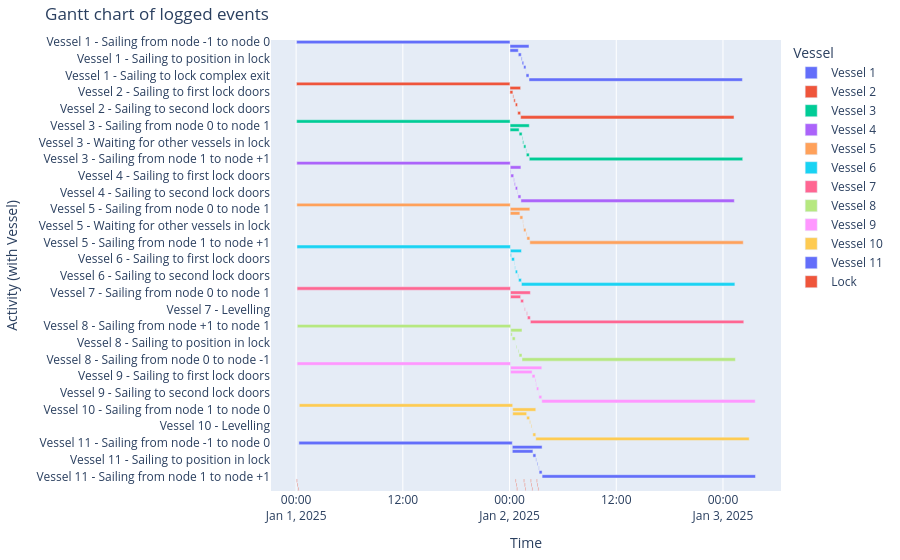

The cell this chart's notebook holds for it:
### Markdown cell above
#### Gantt chart of event table

### Code cell
df_eventtable = opentnsim.core.logutils.logbook2eventtable([*vessels, lock])
fig = generate_vessel_gantt_chart(df_eventtable)

### Figure 1 — Plotly figure (JSON) as saved in the notebook; plotly's stock layout.template omitted (floating-point values rounded to 4 significant figures)
{"data": [{"base": ["2025-01-01T00:02:59.091748000", "2025-01-02T00:02:59.091748000", "2025-01-02T00:02:59.091748000", "2025-01-02T00:58:59.141862000", "2025-01-02T01:18:59.141862000", "2025-01-02T01:24:39.314648000", "2025-01-02T01:35:27.910761000", "2025-01-02T01:50:28.000000000", "2025-01-02T01:51:16.596112000", "2025-01-02T02:11:16.596112000"], "hovertemplate": "object name=Vessel 1<br>start time=%{base}<br>stop time=%{x}<br>activity label=%{y}<extra></extra>", "legendgroup": "Vessel 1", "marker": {"color": "#636efa", "pattern": {"shape": ""}}, "name": "Vessel 1", "orientation": "h", "showlegend": true, "textposition": "auto", "type": "bar", "x": [86400000, 7697504, 3360050, 1200000, 340172, 648596, 900089, 48596, 1200000, 86400000], "xaxis": "x", "y": ["Vessel 1 - Sailing from node -1 to node 0", "Vessel 1 - Sailing from node 0 to node 1", "Vessel 1 - Waiting for lock operation", "Vessel 1 - Sailing to first lock doors", "Vessel 1 - Sailing to position in lock", "Vessel 1 - Waiting for other vessels in lock", "Vessel 1 - Levelling", "Vessel 1 - Sailing to second lock doors", "Vessel 1 - Sailing to lock complex exit", "Vessel 1 - Sailing from node 1 to node +1"], "yaxis": "y"}, {"base": ["2025-01-01T00:02:27.392402000", "2025-01-02T00:02:27.392402000", "2025-01-02T00:02:27.392402000", "2025-01-02T00:22:27.392402000", "2025-01-02T00:28:07.565188000", "2025-01-02T00:38:56.161300000", "2025-01-02T00:53:56.161300000", "2025-01-02T00:54:44.757412000", "2025-01-02T01:14:44.757412000"], "hovertemplate": "object name=Vessel 2<br>start time=%{base}<br>stop time=%{x}<br>activity label=%{y}<extra></extra>", "legendgroup": "Vessel 2", "marker": {"color": "#EF553B", "pattern": {"shape": ""}}, "name": "Vessel 2", "orientation": "h", "showlegend": true, "textposition": "auto", "type": "bar", "x": [86400000, 4337365, 1200000, 340172, 648596, 900000, 48596, 1200000, 86400000], "xaxis": "x", "y": ["Vessel 2 - Sailing from node +1 to node 1", "Vessel 2 - Sailing from node 1 to node 0", "Vessel 2 - Sailing to first lock doors", "Vessel 2 - Sailing to position in lock", "Vessel 2 - Waiting for other vessels in lock", "Vessel 2 - Levelling", "Vessel 2 - Sailing to second lock doors", "Vessel 2 - Sailing to lock complex exit", "Vessel 2 - Sailing from node 0 to node -1"], "yaxis": "y"}, {"base": ["2025-01-01T00:03:34.201066000", "2025-01-02T00:03:34.201066000", "2025-01-02T00:03:34.201066000", "2025-01-02T01:04:39.314649000", "2025-01-02T01:24:39.314649000", "2025-01-02T01:28:42.295211000", "2025-01-02T01:35:27.910761000", "2025-01-02T01:50:50.807775000", "2025-01-02T01:53:16.596112000", "2025-01-02T02:13:16.596112000"], "hovertemplate": "object name=Vessel 3<br>start time=%{base}<br>stop time=%{x}<br>activity label=%{y}<extra></extra>", "legendgroup": "Vessel 3", "marker": {"color": "#00cc96", "pattern": {"shape": ""}}, "name": "Vessel 3", "orientation": "h", "showlegend": true, "textposition": "auto", "type": "bar", "x": [86400000, 7782395, 3665113, 1200000, 242980, 405615, 900089, 145788, 1200000, 86400000], "xaxis": "x", "y": ["Vessel 3 - Sailing from node -1 to node 0", "Vessel 3 - Sailing from node 0 to node 1", "Vessel 3 - Waiting for lock operation", "Vessel 3 - Sailing to first lock doors", "Vessel 3 - Sailing to position in lock", "Vessel 3 - Waiting for other vessels in lock", "Vessel 3 - Levelling", "Vessel 3 - Sailing to second lock doors", "Vessel 3 - Sailing to lock complex exit", "Vessel 3 - Sailing from node 1 to node +1"], "yaxis": "y"}, {"base": ["2025-01-01T00:04:33.526756000", "2025-01-02T00:04:33.526756000", "2025-01-02T00:04:33.526756000", "2025-01-02T00:08:07.565188000", "2025-01-02T00:28:07.565188000", "2025-01-02T00:32:10.545750000", "2025-01-02T00:38:56.161300000", "2025-01-02T00:54:18.969076000", "2025-01-02T00:56:44.757413000", "2025-01-02T01:16:44.757413000"], "hovertemplate": "object name=Vessel 4<br>start time=%{base}<br>stop time=%{x}<br>activity label=%{y}<extra></extra>", "legendgroup": "Vessel 4", "marker": {"color": "#ab63fa", "pattern": {"shape": ""}}, "name": "Vessel 4", "orientation": "h", "showlegend": true, "textposition": "auto", "type": "bar", "x": [86400000, 4331230, 214038, 1200000, 242980, 405615, 900000, 145788, 1200000, 86400000], "xaxis": "x", "y": ["Vessel 4 - Sailing from node +1 to node 1", "Vessel 4 - Sailing from node 1 to node 0", "Vessel 4 - Waiting for lock operation", "Vessel 4 - Sailing to first lock doors", "Vessel 4 - Sailing to position in lock", "Vessel 4 - Waiting for other vessels in lock", "Vessel 4 - Levelling", "Vessel 4 - Sailing to second lock doors", "Vessel 4 - Sailing to lock complex exit", "Vessel 4 - Sailing from node 0 to node -1"], "yaxis": "y"}, {"base": ["2025-01-01T00:04:49.739476000", "2025-01-02T00:04:49.739476000", "2025-01-02T00:04:49.739476000", "2025-01-02T01:09:39.314649000", "2025-01-02T01:29:39.314649000", "2025-01-02T01:32:05.102986000", "2025-01-02T01:35:27.910761000", "2025-01-02T01:52:50.807775000", "2025-01-02T01:56:53.788337000", "2025-01-02T02:16:53.788337000"], "hovertemplate": "object name=Vessel 5<br>start time=%{base}<br>stop time=%{x}<br>activity label=%{y}<extra></extra>", "legendgroup": "Vessel 5", "marker": {"color": "#FFA15A", "pattern": {"shape": ""}}, "name": "Vessel 5", "orientation": "h", "showlegend": true, "textposition": "auto", "type": "bar", "x": [86400000, 7924048, 3889575, 1200000, 145788, 202807, 900089, 242980, 1200000, 86400000], "xaxis": "x", "y": ["Vessel 5 - Sailing from node -1 to node 0", "Vessel 5 - Sailing from node 0 to node 1", "Vessel 5 - Waiting for lock operation", "Vessel 5 - Sailing to first lock doors", "Vessel 5 - Sailing to position in lock", "Vessel 5 - Waiting for other vessels in lock", "Vessel 5 - Levelling", "Vessel 5 - Sailing to second lock doors", "Vessel 5 - Sailing to lock complex exit", "Vessel 5 - Sailing from node 1 to node +1"], "yaxis": "y"}, {"base": ["2025-01-01T00:05:44.510912000", "2025-01-02T00:05:44.510912000", "2025-01-02T00:05:44.510912000", "2025-01-02T00:13:07.565188000", "2025-01-02T00:33:07.565188000", "2025-01-02T00:35:33.353525000", "2025-01-02T00:38:56.161300000", "2025-01-02T00:56:18.969076000", "2025-01-02T01:00:21.949638000", "2025-01-02T01:20:21.949638000"], "hovertemplate": "object name=Vessel 6<br>start time=%{base}<br>stop time=%{x}<br>activity label=%{y}<extra></extra>", "legendgroup": "Vessel 6", "marker": {"color": "#19d3f3", "pattern": {"shape": ""}}, "name": "Vessel 6", "orientation": "h", "showlegend": true, "textposition": "auto", "type": "bar", "x": [86400000, 4477438, 443054, 1200000, 145788, 202807, 900000, 242980, 1200000, 86400000], "xaxis": "x", "y": ["Vessel 6 - Sailing from node +1 to node 1", "Vessel 6 - Sailing from node 1 to node 0", "Vessel 6 - Waiting for lock operation", "Vessel 6 - Sailing to first lock doors", "Vessel 6 - Sailing to position in lock", "Vessel 6 - Waiting for other vessels in lock", "Vessel 6 - Levelling", "Vessel 6 - Sailing to second lock doors", "Vessel 6 - Sailing to lock complex exit", "Vessel 6 - Sailing from node 0 to node -1"], "yaxis": "y"}, {"base": ["2025-01-01T00:06:22.129110000", "2025-01-02T00:06:22.129110000", "2025-01-02T00:06:22.129110000", "2025-01-02T01:14:39.314649000", "2025-01-02T01:34:39.314649000", "2025-01-02T01:40:28.000000000", "2025-01-02T01:54:50.807775000", "2025-01-02T02:00:30.980561000", "2025-01-02T02:20:30.980561000"], "hovertemplate": "object name=Vessel 7<br>start time=%{base}<br>stop time=%{x}<br>activity label=%{y}<extra></extra>", "legendgroup": "Vessel 7", "marker": {"color": "#FF6692", "pattern": {"shape": ""}}, "name": "Vessel 7", "orientation": "h", "showlegend": true, "textposition": "auto", "type": "bar", "x": [86400000, 8048851, 4097185, 1200000, 48596, 300000, 340172, 1200000, 86400000], "xaxis": "x", "y": ["Vessel 7 - Sailing from node -1 to node 0", "Vessel 7 - Sailing from node 0 to node 1", "Vessel 7 - Waiting for lock operation", "Vessel 7 - Sailing to first lock doors", "Vessel 7 - Sailing to position in lock", "Vessel 7 - Levelling", "Vessel 7 - Sailing to second lock doors", "Vessel 7 - Sailing to lock complex exit", "Vessel 7 - Sailing from node 1 to node +1"], "yaxis": "y"}, {"base": ["2025-01-01T00:08:12.568315000", "2025-01-02T00:08:12.568315000", "2025-01-02T00:08:12.568315000", "2025-01-02T00:18:07.565188000", "2025-01-02T00:38:07.565188000", "2025-01-02T00:43:56.161300000", "2025-01-02T00:58:18.969076000", "2025-01-02T01:03:59.141863000", "2025-01-02T01:23:59.141863000"], "hovertemplate": "object name=Vessel 8<br>start time=%{base}<br>stop time=%{x}<br>activity label=%{y}<extra></extra>", "legendgroup": "Vessel 8", "marker": {"color": "#B6E880", "pattern": {"shape": ""}}, "name": "Vessel 8", "orientation": "h", "showlegend": true, "textposition": "auto", "type": "bar", "x": [86400000, 4546573, 594996, 1200000, 48596, 300000, 340172, 1200000, 86400000], "xaxis": "x", "y": ["Vessel 8 - Sailing from node +1 to node 1", "Vessel 8 - Sailing from node 1 to node 0", "Vessel 8 - Waiting for lock operation", "Vessel 8 - Sailing to first lock doors", "Vessel 8 - Sailing to position in lock", "Vessel 8 - Levelling", "Vessel 8 - Sailing to second lock doors", "Vessel 8 - Sailing to lock complex exit", "Vessel 8 - Sailing from node 0 to node -1"], "yaxis": "y"}, {"base": ["2025-01-01T00:06:49.669908000", "2025-01-02T00:06:49.669908000", "2025-01-02T00:06:49.669908000", "2025-01-02T02:31:59.660221000", "2025-01-02T02:51:59.660221000", "2025-01-02T02:57:39.833008000", "2025-01-02T03:01:42.813570000", "2025-01-02T03:16:43.000000000", "2025-01-02T03:17:31.596112000", "2025-01-02T03:37:31.596112000"], "hovertemplate": "object name=Vessel 9<br>start time=%{base}<br>stop time=%{x}<br>activity label=%{y}<extra></extra>", "legendgroup": "Vessel 9", "marker": {"color": "#FF97FF", "pattern": {"shape": ""}}, "name": "Vessel 9", "orientation": "h", "showlegend": true, "textposition": "auto", "type": "bar", "x": [86400000, 12641926, 8709990, 1200000, 340172, 242980, 900186, 48596, 1200000, 86400000], "xaxis": "x", "y": ["Vessel 9 - Sailing from node -1 to node 0", "Vessel 9 - Sailing from node 0 to node 1", "Vessel 9 - Waiting for lock operation", "Vessel 9 - Sailing to first lock doors", "Vessel 9 - Sailing to position in lock", "Vessel 9 - Waiting for other vessels in lock", "Vessel 9 - Levelling", "Vessel 9 - Sailing to second lock doors", "Vessel 9 - Sailing to lock complex exit", "Vessel 9 - Sailing from node 1 to node +1"], "yaxis": "y"}, {"base": ["2025-01-01T00:21:11.223921000", "2025-01-02T00:21:11.223921000", "2025-01-02T00:21:11.223921000", "2025-01-02T01:55:30.891323000", "2025-01-02T02:15:30.891323000", "2025-01-02T02:26:11.064110000", "2025-01-02T02:36:11.064110000", "2025-01-02T02:36:59.660222000", "2025-01-02T02:56:59.660222000"], "hovertemplate": "object name=Vessel 10<br>start time=%{base}<br>stop time=%{x}<br>activity label=%{y}<extra></extra>", "legendgroup": "Vessel 10", "marker": {"color": "#FECB52", "pattern": {"shape": ""}}, "name": "Vessel 10", "orientation": "h", "showlegend": true, "textposition": "auto", "type": "bar", "x": [86400000, 9348436, 5659667, 1200000, 340172, 300000, 48596, 1200000, 86400000], "xaxis": "x", "y": ["Vessel 10 - Sailing from node +1 to node 1", "Vessel 10 - Sailing from node 1 to node 0", "Vessel 10 - Waiting for lock operation", "Vessel 10 - Sailing to first lock doors", "Vessel 10 - Sailing to position in lock", "Vessel 10 - Levelling", "Vessel 10 - Sailing to second lock doors", "Vessel 10 - Sailing to lock complex exit", "Vessel 10 - Sailing from node 0 to node -1"], "yaxis": "y"}, {"base": ["2025-01-01T00:18:35.156165000", "2025-01-02T00:18:35.156165000", "2025-01-02T00:18:35.156165000", "2025-01-02T02:37:39.833008000", "2025-01-02T02:57:39.833008000", "2025-01-02T03:06:43.000000000", "2025-01-02T03:17:05.807775000", "2025-01-02T03:19:31.596112000", "2025-01-02T03:39:31.596112000"], "hovertemplate": "object name=Vessel 11<br>start time=%{base}<br>stop time=%{x}<br>activity label=%{y}<extra></extra>", "legendgroup": "Vessel 11", "marker": {"color": "#636efa", "pattern": {"shape": ""}}, "name": "Vessel 11", "orientation": "h", "showlegend": true, "textposition": "auto", "type": "bar", "x": [86400000, 12056439, 8344676, 1200000, 242980, 300000, 145788, 1200000, 86400000], "xaxis": "x", "y": ["Vessel 11 - Sailing from node -1 to node 0", "Vessel 11 - Sailing from node 0 to node 1", "Vessel 11 - Waiting for lock operation", "Vessel 11 - Sailing to first lock doors", "Vessel 11 - Sailing to position in lock", "Vessel 11 - Levelling", "Vessel 11 - Sailing to second lock doors", "Vessel 11 - Sailing to lock complex exit", "Vessel 11 - Sailing from node 1 to node +1"], "yaxis": "y"}, {"base": ["2025-01-01T00:02:27.392402000", "2025-01-01T00:07:27.392402000", "2025-01-01T00:12:27.392402000", "2025-01-02T00:38:56.161300000", "2025-01-02T00:43:56.161300000", "2025-01-02T00:48:56.161300000", "2025-01-02T01:35:28.000000000", "2025-01-02T01:40:28.000000000", "2025-01-02T01:45:28.000000000", "2025-01-02T02:21:11.064110000", "2025-01-02T02:26:11.064110000", "2025-01-02T02:31:11.064110000", "2025-01-02T03:01:43.000000000", "2025-01-02T03:06:43.000000000", "2025-01-02T03:11:43.000000000"], "hovertemplate": "object name=Lock<br>start time=%{base}<br>stop time=%{x}<br>activity label=%{y}<extra></extra>", "legendgroup": "Lock", "marker": {"color": "#EF553B", "pattern": {"shape": ""}}, "name": "Lock", "orientation": "h", "showlegend": true, "textposition": "auto", "type": "bar", "x": [300000, 300000, 300000, 300000, 300000, 300000, 300000, 300000, 300000, 300000, 300000, 300000, 300000, 300000, 300000], "xaxis": "x", "y": ["Lock - Lock doors closing", "Lock - Lock chamber converting", "Lock - Lock doors opening", "Lock - Lock doors closing", "Lock - Lock chamber converting", "Lock - Lock doors opening", "Lock - Lock doors closing", "Lock - Lock chamber converting", "Lock - Lock doors opening", "Lock - Lock doors closing", "Lock - Lock chamber converting", "Lock - Lock doors opening", "Lock - Lock doors closing", "Lock - Lock chamber converting", "Lock - Lock doors opening"], "yaxis": "y"}], "layout": {"barmode": "overlay", "legend": {"title": {"text": "Vessel"}, "tracegroupgap": 0}, "margin": {"b": 20, "l": 20, "r": 20, "t": 40}, "title": {"text": "Gantt chart of logged events"}, "xaxis": {"anchor": "y", "domain": [0, 1], "title": {"text": "Time"}, "type": "date"}, "yaxis": {"anchor": "x", "autorange": "reversed", "domain": [0, 1], "title": {"text": "Activity (with Vessel)"}}}}
